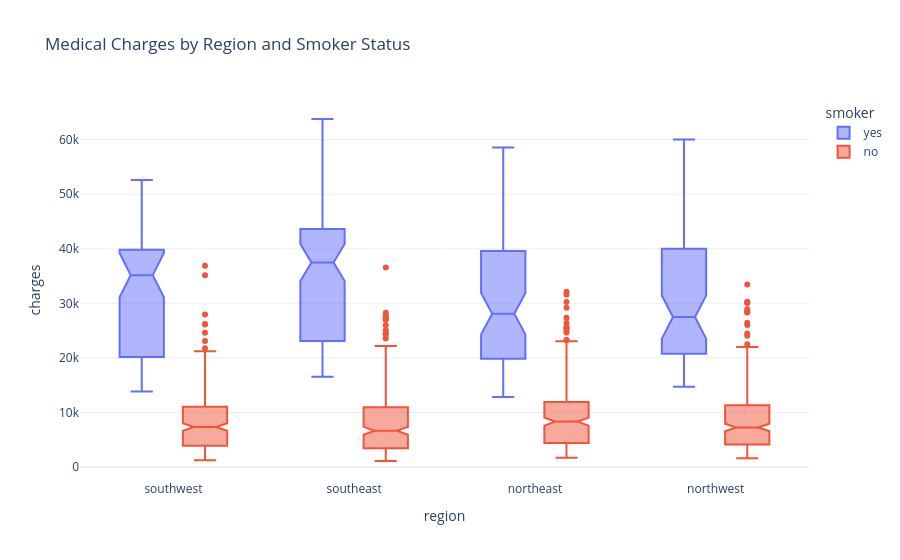

Notebook code cell kept with this figure:
### Code cell
# Charges by region + smoker
fig = px.box(
    df,
    x='region',
    y='charges',
    color='smoker',
    notched=True,
    title='Medical Charges by Region and Smoker Status',
    template='plotly_white'
)
fig.show()

### Figure 1 — Plotly figure (JSON) as saved in the notebook; plotly's stock layout.template omitted (floating-point values rounded to 4 significant figures; data arrays with more than 128 entries replaced by an {"elided": "..."} marker saying what was removed)
{"data": [{"alignmentgroup": "True", "hovertemplate": "smoker=yes<br>region=%{x}<br>charges=%{y}<extra></extra>", "legendgroup": "yes", "marker": {"color": "#636efa"}, "name": "yes", "notched": true, "offsetgroup": "yes", "orientation": "v", "showlegend": true, "type": "box", "x": {"elided": "274 str values"}, "x0": " ", "xaxis": "x", "y": {"elided": "274 float values"}, "y0": " ", "yaxis": "y"}, {"alignmentgroup": "True", "hovertemplate": "smoker=no<br>region=%{x}<br>charges=%{y}<extra></extra>", "legendgroup": "no", "marker": {"color": "#EF553B"}, "name": "no", "notched": true, "offsetgroup": "no", "orientation": "v", "showlegend": true, "type": "box", "x": {"elided": "1064 str values"}, "x0": " ", "xaxis": "x", "y": {"elided": "1064 float values"}, "y0": " ", "yaxis": "y"}], "layout": {"boxmode": "group", "legend": {"title": {"text": "smoker"}, "tracegroupgap": 0}, "title": {"text": "Medical Charges by Region and Smoker Status"}, "xaxis": {"anchor": "y", "domain": [0, 1], "title": {"text": "region"}}, "yaxis": {"anchor": "x", "domain": [0, 1], "title": {"text": "charges"}}}}
